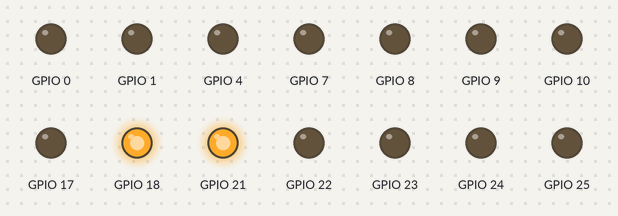
The program below on a simulated Raspberry Pi (BCM pin numbers). Parts: output pins drawn as LEDs (lit = HIGH). At 10.0 s the program stops and its outputs stay as they are.

Above: at 0.1 s.
At 1.1 s:
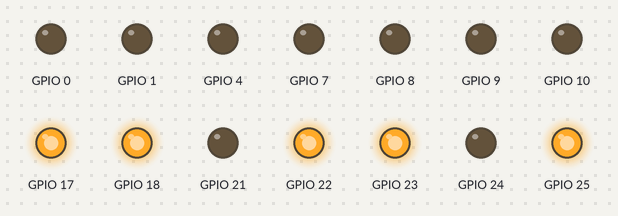
At 2.1 s:
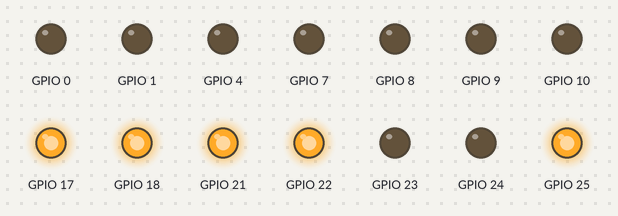
At 4.1 s:
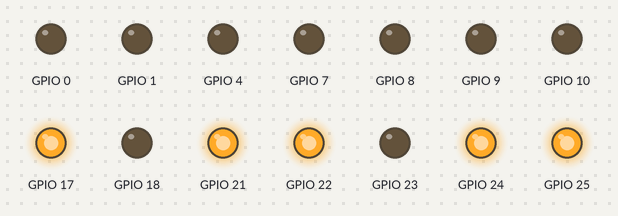
At 6.1 s:
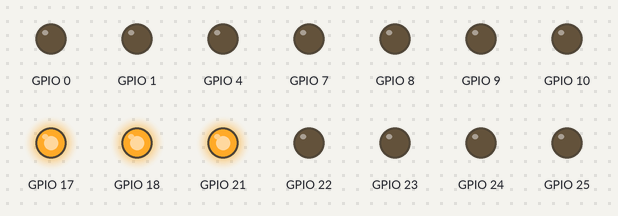
At 9.1 s:
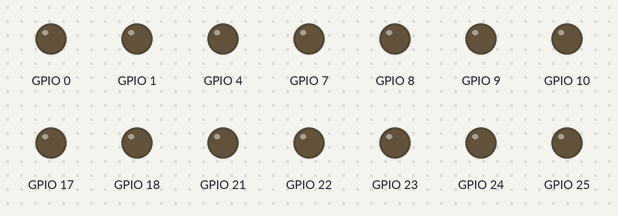
Timing chart, 0 to 10.6 s (numbered marks = the images above):
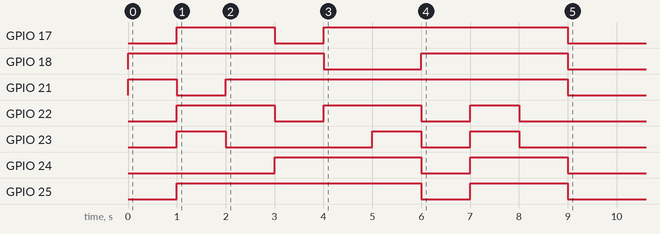

The program:

7segarray.py
```python
import RPi.GPIO as GPIO
import time
GPIO.setmode(GPIO.BCM)
GPIO.setup(17, GPIO.OUT)
GPIO.setup(18, GPIO.OUT)
GPIO.setup(21, GPIO.OUT)
GPIO.setup(22, GPIO.OUT)
GPIO.setup(23, GPIO.OUT)
GPIO.setup(24, GPIO.OUT)
GPIO.setup(25, GPIO.OUT)
GPIO.setup(4, GPIO.OUT)
GPIO.setup(7, GPIO.OUT)
GPIO.setup(8, GPIO.OUT)
GPIO.setup(9, GPIO.OUT)
GPIO.setup(10, GPIO.OUT)
GPIO.setup(11, GPIO.OUT)
GPIO.setup(0, GPIO.OUT)
GPIO.setup(1, GPIO.OUT)

# set up loop
count=0
while count < 10:
  count=count+1
  # turn everything off
  GPIO.output(17, GPIO.LOW)
  GPIO.output(18, GPIO.LOW)
  GPIO.output(21, GPIO.LOW)
  GPIO.output(22, GPIO.LOW)
  GPIO.output(23, GPIO.LOW)
  GPIO.output(24, GPIO.LOW)
  GPIO.output(25, GPIO.LOW)

  # turn on segments
  if count==1: GPIO.output(18, GPIO.HIGH);GPIO.output(21, GPIO.HIGH)
  if count==2: GPIO.output(17, GPIO.HIGH);GPIO.output(18, GPIO.HIGH);GPIO.output(22, GPIO.HIGH);GPIO.output(23, GPIO.HIGH);GPIO.output(25, GPIO.HIGH)
  if count==3: GPIO.output(17, GPIO.HIGH);GPIO.output(18, GPIO.HIGH);GPIO.output(22, GPIO.HIGH);GPIO.output(21, GPIO.HIGH);GPIO.output(25, GPIO.HIGH)
  if count==4: GPIO.output(18, GPIO.HIGH);GPIO.output(21, GPIO.HIGH);GPIO.output(24, GPIO.HIGH);GPIO.output(25, GPIO.HIGH)
  if count==5: GPIO.output(17, GPIO.HIGH);GPIO.output(21, GPIO.HIGH);GPIO.output(22, GPIO.HIGH);GPIO.output(24, GPIO.HIGH);GPIO.output(25, GPIO.HIGH);
  if count==6: GPIO.output(17, GPIO.HIGH);GPIO.output(21, GPIO.HIGH);GPIO.output(22, GPIO.HIGH);GPIO.output(23, GPIO.HIGH)
  if count==6: GPIO.output(24, GPIO.HIGH);GPIO.output(25, GPIO.HIGH)
  if count==7: GPIO.output(17, GPIO.HIGH);GPIO.output(18, GPIO.HIGH);GPIO.output(21, GPIO.HIGH)
  if count==8: GPIO.output(17, GPIO.HIGH);GPIO.output(18, GPIO.HIGH);GPIO.output(21, GPIO.HIGH);GPIO.output(22, GPIO.HIGH)
  if count==8: GPIO.output(23, GPIO.HIGH);GPIO.output(24, GPIO.HIGH);GPIO.output(25, GPIO.HIGH)
  if count==9: GPIO.output(17, GPIO.HIGH);GPIO.output(18, GPIO.HIGH);GPIO.output(21, GPIO.HIGH);GPIO.output(24, GPIO.HIGH);GPIO.output(25, GPIO.HIGH)
  # delay
  time.sleep(1)
```

Measured:
- by itself, GPIO 17: LOW → HIGH at 1.0 s, → LOW 2.0 s later, → HIGH 1.0 s later, → LOW 5.0 s later
- by itself, GPIO 18: LOW → HIGH at 0.00 s, → LOW 4.0 s later, → HIGH 2.0 s later, → LOW 3.0 s later
- by itself, GPIO 21: LOW → HIGH at 0.00 s, → LOW 1.0 s later, → HIGH 1.0 s later, → LOW 7.0 s later
- by itself, GPIO 22: goes HIGH 2.0 s, LOW 1.0 s, HIGH 2.0 s, LOW 1.0 s, HIGH 1.0 s, then LOW
- by itself, GPIO 23: goes HIGH 1.0 s, LOW 3.0 s, HIGH 1.0 s, LOW 1.0 s, HIGH 1.0 s, then LOW
- by itself, GPIO 24: LOW → HIGH at 3.0 s, → LOW 3.0 s later, → HIGH 1.0 s later, → LOW 2.0 s later
- by itself, GPIO 25: LOW → HIGH at 1.0 s, → LOW 5.0 s later, → HIGH 1.0 s later, → LOW 2.0 s later
